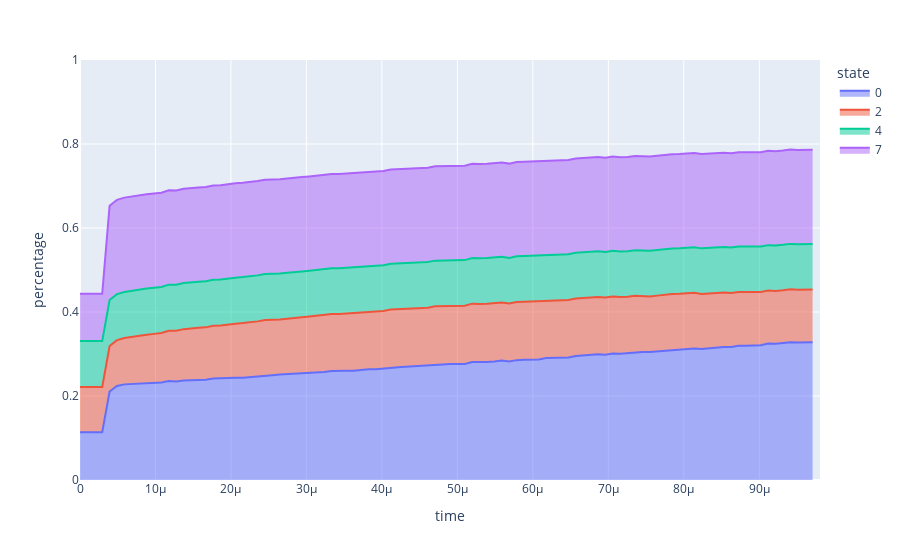

Notebook code cell kept with this figure:
### Code cell
kmc_boltz.plot_select_states_stacked(
    states_to_plot=[0, 7, 2, 4],
    resolution=None, 
    max_time=None, 
    title=None, 
    save=True, 
    save_name="props.png") # -1 shows all states
